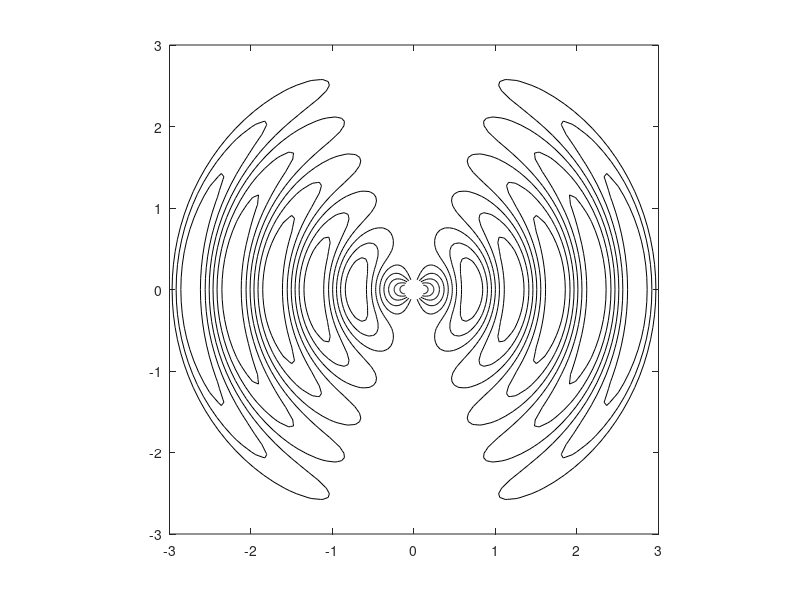

Recreate this plot in MATLAB. (Note: this script raises an error after producing the figure.)
% dipmovie.m - dipole radiation movie
% based on Example 13.5.1
%
% S. J. Orfanidis - 2002 - www.ece.rutgers.edu/~orfanidi/ewa

[r,th] = meshgrid(linspace(1/8,3,61), linspace(0,pi,61));

u = 2*pi*r; 
[z,x] = pol2cart(th,r);

for i=0:63,
  d = 2*pi*i/64;        % one period [0,T] in increments of T/64

  C = (cos(u-d)./u + sin(u-d)) .* sin(th).^2;   % contour levels
  contour([-x; x], [z; z], [C; C], 8);          % 8 levels

  colormap([0,0,0]); axis('square'); 
  xlim([-3,3]); ylim([-3,3]); 
  xtick(-3:3); ytick(-3:3);
  line([0,0],[-1/16,1/16],'linewidth',2);

  M(i+1) = getframe;
end

movie(M,8);       % play movie 8 times - equivalent to 8 periods



